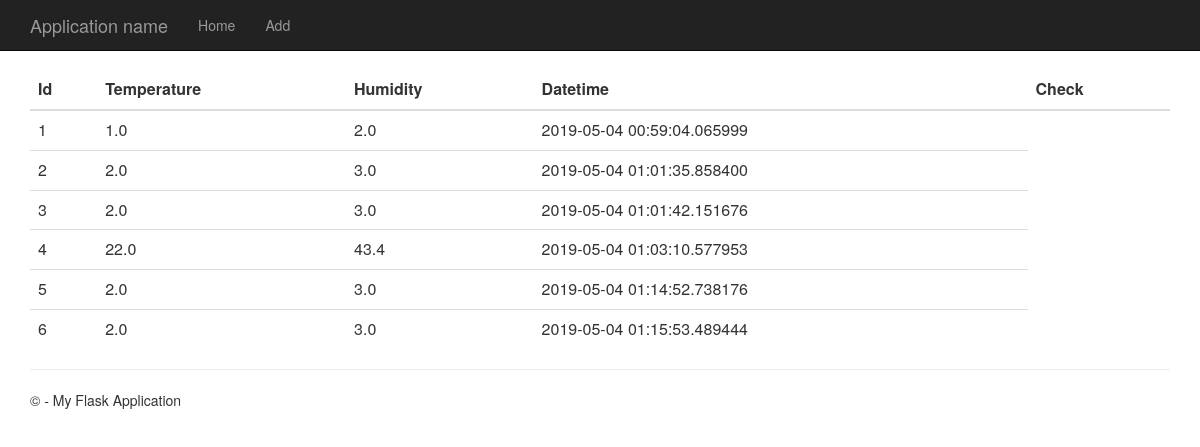
The page /home on the database its author committed.
### tables this page shows
CREATE TABLE project(id INTEGER PRIMARY KEY AUTOINCREMENT, temperature real, humidity real, datetime text, checkbox INTEGER);

### AccompaningProjects/views.py (the view)
@app.route('/')
@app.route('/home')
def home():
  try:
   con = sqlite3.connect("secondTest.db")
   con.row_factory = sqlite3.Row
   cur = con.cursor()
   cur.execute("select * from project")
   rows = cur.fetchall();
   return render_template("index.html",rows = rows)
  except Exception as ex:
   template = "An exception of type {0} occurred. Arguments:\n{1!r}"
   message = template.format(type(ex).__name__, ex.args)
   print(message)

### AccompaningProjects/templates/index.html
{% extends "layout.html" %}
{% block content %}
<table class="table">
    <thead>
        <tr>
            <th scope="col">Id</th>
            <th scope="col">Temperature</th>
            <th scope="col">Humidity</th>
            <th scope="col">Datetime</th>
            <th scope="col">Check</th>
        </tr>
    </thead>
    <tbody>
        {% for row in rows %}
        <tr>
            <td> {{row["id"]}}</td>
            <td> {{row["temperature"]}}</td>
            <td> {{ row["humidity"]}}</td>
            <td> {{ row["datetime"]}}</td>
        </tr>
        {% endfor %}
    </tbody>
</table>
{% endblock %}

### AccompaningProjects/templates/layout.html (shortened to what this page needs)
﻿<!DOCTYPE html>
<html>
<head>
    <link rel="stylesheet" type="text/css" href="/static/content/bootstrap.min.css" />
    <link rel="stylesheet" type="text/css" href="/static/content/site.css" />
</head>
<body>
    <div class="navbar navbar-inverse navbar-fixed-top">
        <div class="container">
            <div class="navbar-header">
                <a href="/" class="navbar-brand">Application name</a>
            </div>
            <div class="navbar-collapse collapse">
                <ul class="nav navbar-nav">
                    <li><a href="{{ url_for('home') }}">Home</a></li>
                    <li><a href="{{ url_for('add') }}">Add</a></li>
                </ul>
            </div>
        </div>
    </div>
    <div class="container body-content">
        {% block content %}{% endblock %}
        <hr />
        <footer>
            <p>&copy; {{ year }} - My Flask Application</p>
        </footer>
    </div>
</body>
</html>

### AccompaningProjects/static/content/site.css (style rules this page uses)
body { padding-top: 50px; padding-bottom: 20px; }
.body-content { padding-left: 15px; padding-right: 15px; }

### rows shown on the page
project: id "1", temperature "1.0", humidity "2.0", datetime "2019-05-04 00:59:04.065999"
project: id "2", temperature "2.0", humidity "3.0", datetime "2019-05-04 01:01:35.858400"
project: id "3", temperature "2.0", humidity "3.0", datetime "2019-05-04 01:01:42.151676"
project: id "4", temperature "22.0", humidity "43.4", datetime "2019-05-04 01:03:10.577953"
project: id "5", temperature "2.0", humidity "3.0", datetime "2019-05-04 01:14:52.738176"
project: id "6", temperature "2.0", humidity "3.0", datetime "2019-05-04 01:15:53.489444"
